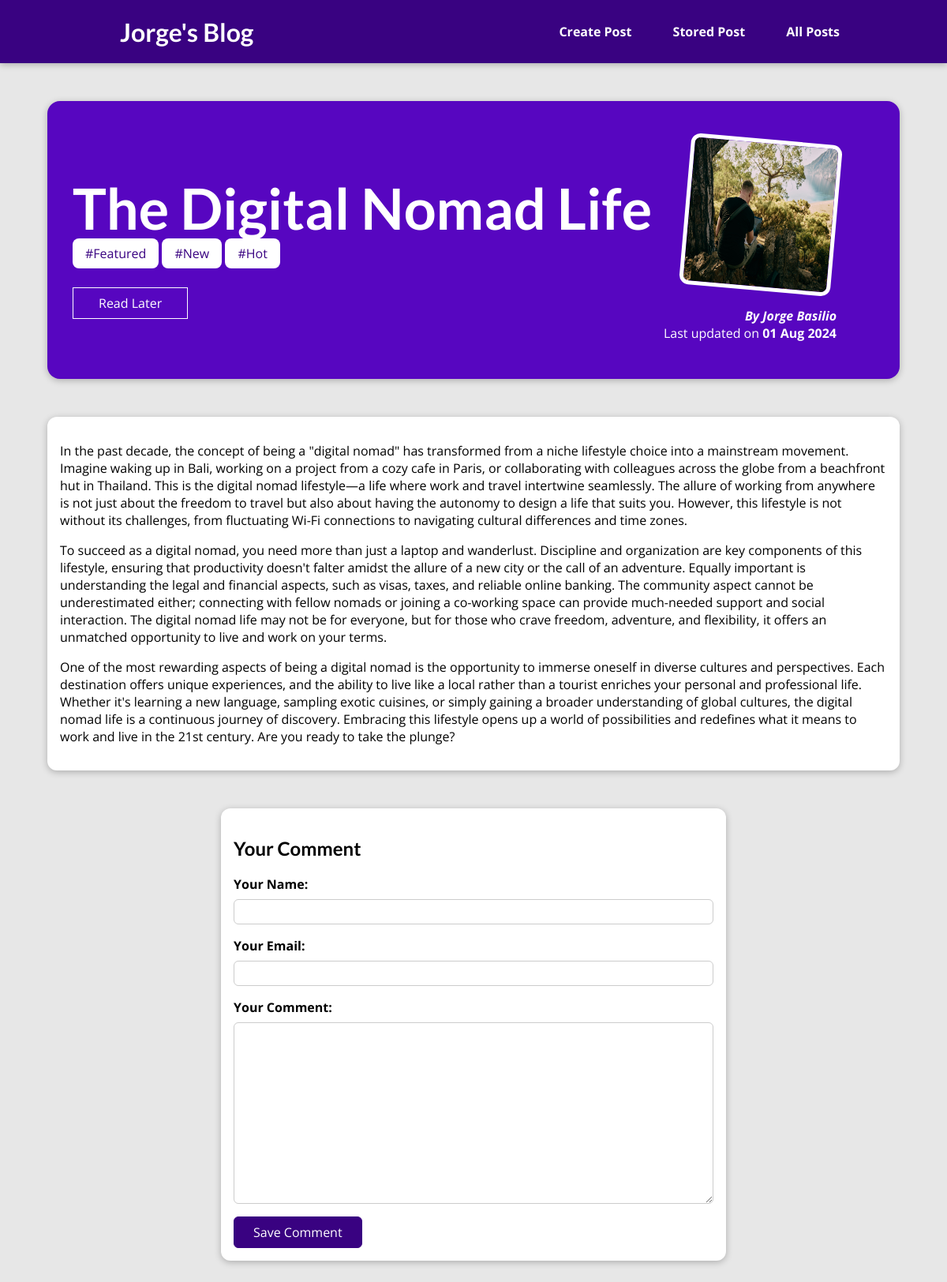
Screenshot of /posts/the-digital-nomad-life-1 with the database file from the repository.
### blog/models.py (models this page shows, shortened)
class Post(models.Model):
    title = models.CharField(max_length=100)
    excerpt = models.CharField(max_length=200)
    image = models.ImageField(upload_to="post", null=True)
    date = models.DateField(auto_now=True)
    slug = models.SlugField(unique=True, db_index=True)
    content = models.TextField(validators=[MinLengthValidator(10)])
    author = models.ForeignKey(Author, on_delete=models.SET_NULL, null=True, related_name="posts")
    tags = models.ManyToManyField(Tag)

class Tag(models.Model):
    caption = models.CharField(max_length=50)

class Author(models.Model):
    first_name = models.CharField(max_length=100)
    last_name = models.CharField(max_length=100)
    email_address = models.EmailField()
    def fullname(self):
        return f"{self.first_name} {self.last_name}"
    def __str__(self):
        return self.fullname()

### blog/views.py (the view, shortened to what this page needs)
# urls.py: path("posts/<slug:slug>", views.SinglePostView.as_view(), name="post-detail-page"),  #/posts/my-first-post
class SinglePostView(View):
    def is_stored_post(self, request, post_id):
        stored_posts = request.session.get("stored_posts")
        if stored_posts is not None:
            is_saved_for_later = post_id in stored_posts
        else:
            is_saved_for_later = False
        return is_saved_for_later
    def get(self, request, slug):
        post = Post.objects.get(slug=slug)
        context = {
            "post": post,
            "post_tag": post.tags.all(),
            "comment_form": CommentForm(),
            "comments": post.comments.all().order_by("-id"),
            "saved_for_later": self.is_stored_post(request, post.id)
        }
        return render(request, "blog/post-detail.html", context)

### blog/forms.py
class CommentForm(forms.ModelForm):
    class Meta:
        model = Comment
        exclude = ["post"]
        labels = {
            "user_name": "Your Name",
            "user_email": "Your Email",
            "text": "Your Comment",
            }

### blog/templates/blog/post-detail.html (shortened to what this page needs)
{% extends "base.html" %}
{% load static %}
{% block css_files %}
    <link rel="stylesheet" href="{% static 'blog/post-detail.css' %}" />
{% endblock %}
{% block content %}
<section id="summary">
    <h2>{{post.title}}</h2>
    <div>
        {% for tag in post_tag%}
            <span class="tag">#{{tag.caption}}</span>
        {% endfor %}
    </div>
    <div id="read-later">
        <form action="{% url 'read-later' %}" method="POST">
            <button>
                {% if saved_for_later %}
                    Remove | Read Later
                {% else %}
                    Read Later
                {% endif %}
            </button>
        </form>
    </div>
    <article>
        <img src="{{ post.image.url }}" alt="{{post.title}}"/>
        <address>By <a href="mailto:{{ post.author.email_address}}">{{post.author}}</a></address>
        <div>
            Last updated on <time>{{post.date|date:"d M Y"}}</time>
        </div>
    </article>
</section>
<main>
    {{post.content|linebreaks}}
</main>
<section id="comment-form">
    <h2>Your Comment</h2>
    <form action="{% url  'post-detail-page' post.slug %}" method="POST">
        {% for form_field in comment_form%}
        <div class="form-control {% if form_field.errors %} invalid {% endif %}">
            {{ form_field.label_tag }}
            {{ form_field }}
        </div>
        {% endfor %}
        <button>Save Comment</button>
    </form>
</section>
{% endblock %}

### static/app.css (style rules this page uses)
* { box-sizing: border-box; }
html { font-family: "Open Sans", "Lato", sans-serif; }
body { margin: 0; }
h1, h2, h3 { font-family: "Lato", sans-serif; font-weight: bold; }

### blog/static/blog/post-detail.css (style rules this page uses)
body { background-color: #e7e7e7; }
#summary { margin: 8rem auto 3rem auto; padding: 2rem; width: 90%; max-width: 90rem; border-radius: 16px; background-color: #5706c0; position: relative; box-shadow: 0 2px 8px rgba(0, 0, 0, 0.25); height: 22rem; }
#summary h2 { color: white; font-size: 4.5rem; margin-bottom: 0.25rem; }
#summary article { position: absolute; top: 2rem; right: 3rem; padding: 1rem 2rem; border-radius: 12px; text-align: right; color: white; }
#summary article img { width: 12rem; height: 12rem; border-radius: 12px; transform: rotateZ(5deg); border: 5px solid white; margin-bottom: 1rem; }
#summary address { font-weight: bold; }
#summary a { color: white; text-decoration: none; }
#summary time { font-weight: bold; }
#read-later { margin: 2rem 0; }
#read-later button { background-color: transparent; border: 1px solid white; padding: 0.5rem 2rem; font: inherit; color: white; cursor: pointer; }
main { width: 90%; max-width: 90rem; margin: 3rem auto; background-color: white; padding: 1rem; border-radius: 12px; box-shadow: 0 2px 8px rgba(0, 0, 0, 0.25); }
.tag { background-color: white; color: #390281; padding: 0.5rem 1rem; border-radius: 8px; }
#comment-form { margin: 3rem auto; width: 90%; max-width: 40rem; border-radius: 12px; background-color: white; box-shadow: 0 2px 8px rgba(0, 0, 0, 0.25); padding: 1rem; }
#comment-form button { font: inherit; background-color: #390281; color: white; border: 1px solid #390281; padding: 0.5rem 1.5rem; border-radius: 6px; cursor: pointer; }
.form-control { margin-bottom: 1rem; }
.form-control label { font-weight: bold; margin-bottom: 0.5rem; display: block; }
.form-control input, .form-control textarea { display: block; width: 100%; font: inherit; padding: 0.25rem; border-radius: 6px; border: 1px solid #ccc; }

### rows the page displays
Post: title "The Digital Nomad Life", image (picture), author "Jorge Basilio", date "01 Aug 2024", content "In the past decade, the concept of being a \"digital nomad\" has transformed from a niche lifestyle choice into a mainstream movement. Imagine waking up in Bali, working on a project from a cozy cafe in Paris, or collaborating with colleagues across the globe from a beachfront hut in Thailand. This is the digital nomad lifestyle—a life where work and travel intertwine seamlessly. The allure of working from anywhere is not just about the freedom to travel but also about having the autonomy to design a life that suits you. However, this lifestyle is not without its challenges, from fluctuating Wi-Fi connections to navigating cultural differences and time zones. To succeed as a digital nomad,…"
Tag: caption "Featured"
Tag: caption "New"
Tag: caption "Hot"
